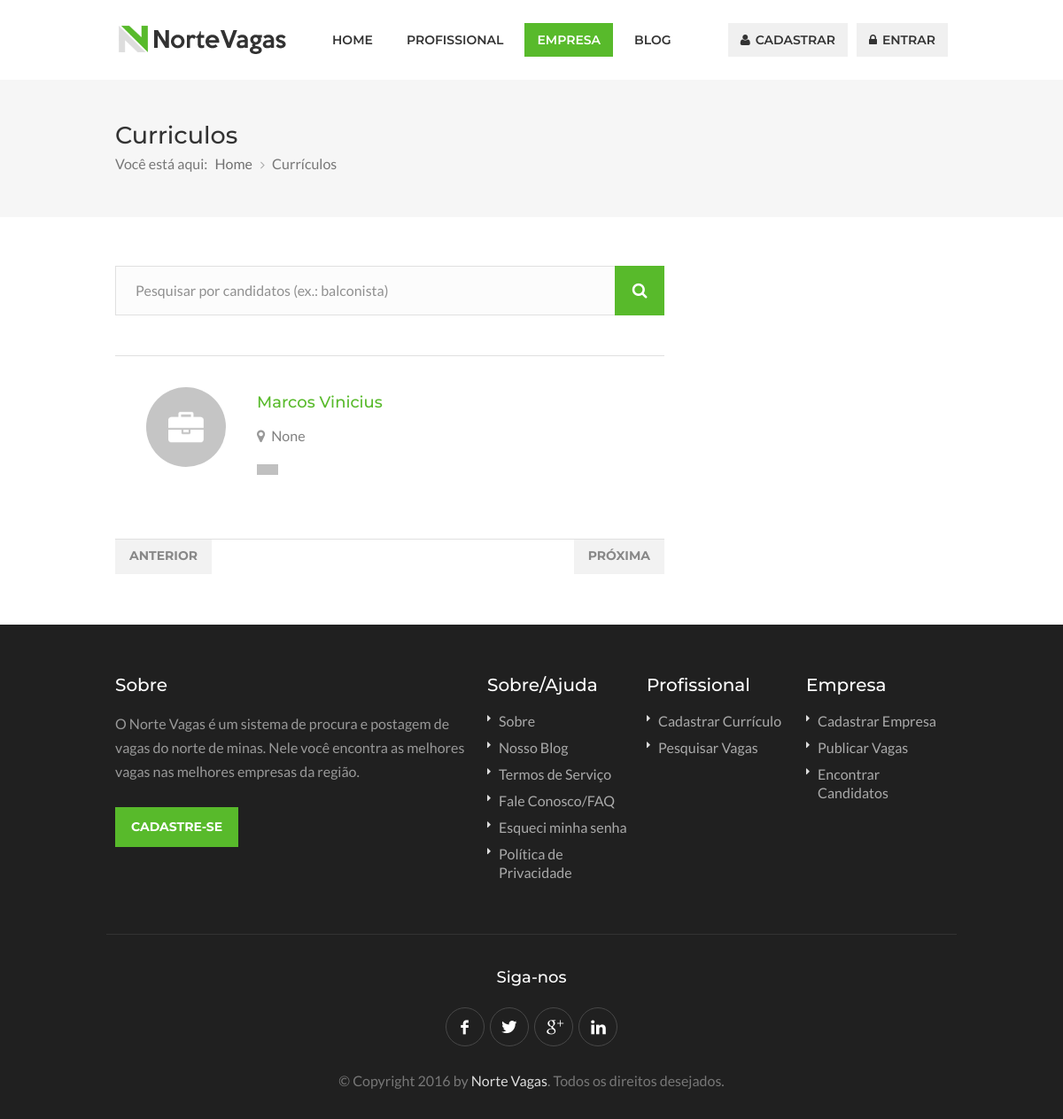
Before: /curriculos/ with the older database file.
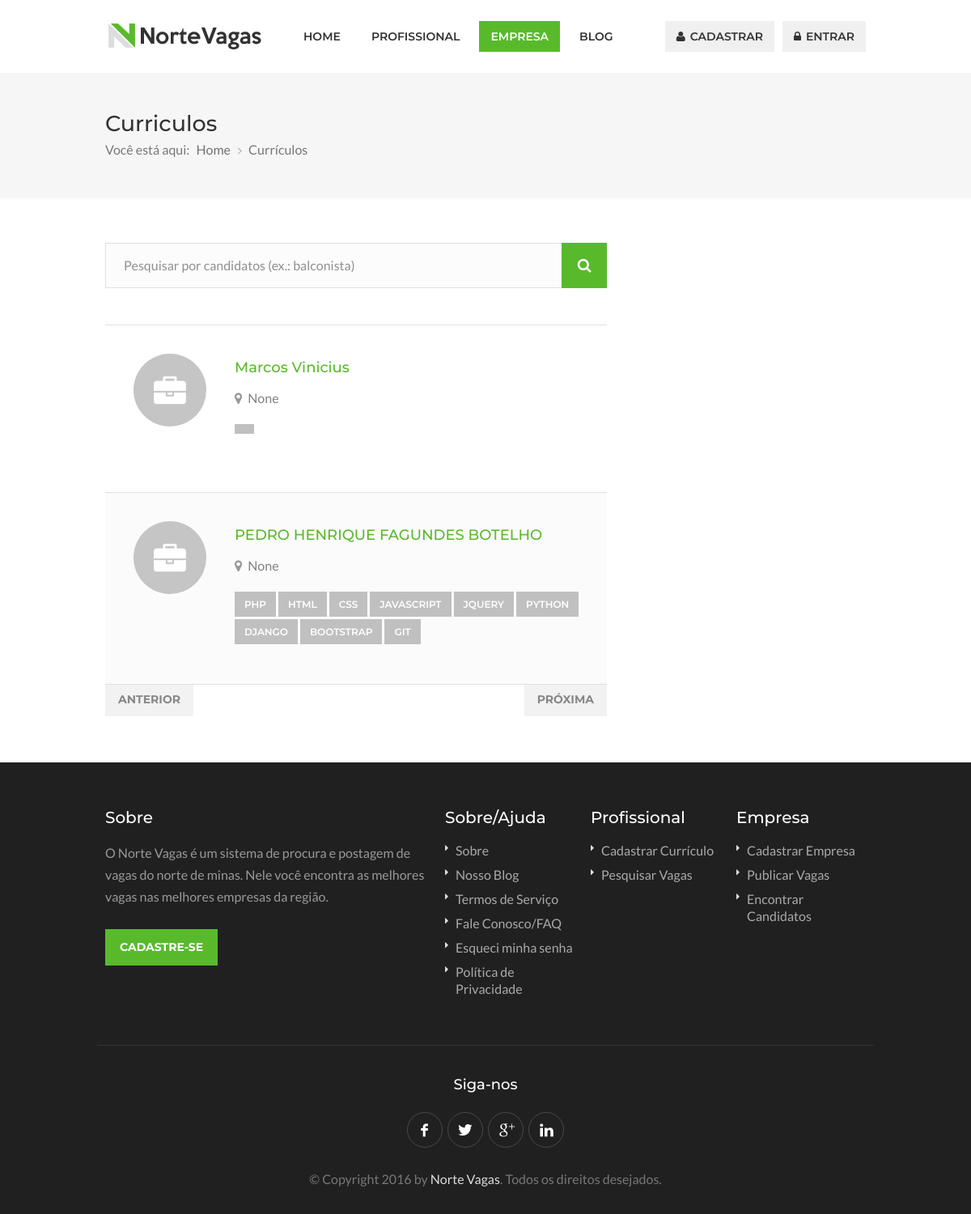
After: the same page with the newer database file.
### resumes/models.py (models this page shows, shortened)
class Resume(models.Model):
	account = models.ForeignKey(Account)
	last_position = models.CharField('Última profissão', max_length=50, null=True, blank=True)
	skills = models.CharField('Competências', max_length=150, null=True, blank=True)
	about = models.TextField('Sobre', max_length=500, null=False, blank=False)
	slug = models.SlugField(blank=True, max_length=100, unique=True)
	class Meta:
		verbose_name='Currículo'
		verbose_name_plural='Currículos'
	def split_skills(self):
		return self.skills.split(",")

### authentication/models.py (models this page shows, shortened)
class Account(AbstractBaseUser, PermissionsMixin):
	email = models.EmailField(unique=True)
	user_type = models.CharField(
		choices=USER_TYPE_CHOICES,
		max_length=40,
		blank=False,
		null=False,
		default=EMPLOYEE)
	name = models.CharField(max_length=40, blank=False, null=False)
	street = models.CharField(max_length=50, blank=True, null=True)
	number = models.SmallIntegerField(blank=True, null=True)
	complement = models.CharField(max_length=20, blank=True, null=True)
	neighborhood = models.CharField(max_length=20, blank=True, null=True)
	zip_code = models.CharField(max_length=9, blank=True, null=True)
	city = models.CharField(max_length=30, blank=True, null=True)
	state = models.CharField(max_length=20, blank=True, null=True)
	phone = models.CharField(max_length=20, blank=True, null=True)
	profile_picture = models.ImageField(
		null=True,
		blank=True,
		upload_to='uploads/profile_pictures',
		default='uploads/profile_pictures/default.png')
	site = models.CharField(max_length=50, blank=True, null=True)
	is_staff = models.BooleanField(default=False)
	created_at = models.DateField(auto_now_add=True)
	updated_at = models.DateField(auto_now=True)
	objects = AccountManager()
	USERNAME_FIELD = 'email'
	REQUIRED_FIELDS = ['name', 'user_type']
	class Meta:
		verbose_name = u'Usuário'
		verbose_name_plural = u'Usuários'

### resumes/views.py (the view)
class ResumeSearchView(PaginationMixin, ListView):
	model = Resume
	context_object_name = 'resumes'
	template_name = 'resumes/resumes-search.html'
	paginate_by = 10
	object = Resume
	def get_context_data(self, **kwargs):
		context = super(ResumeSearchView, self).get_context_data(**kwargs)
		try:
			context['resumes'] = Resume.objects.filter(skills__icontains=self.request.GET['keywords'])
			context['search_term'] = self.request.GET['keywords']
		except:
			pass
		return context

### resumes/templates/resumes/resumes-search.html (shortened to what this page needs)
{% extends "homesite/base.html" %}
{% load staticfiles %}
{% block content %}
<div id="titlebar" class="single">
	<div class="container">
		{% if search_term %}
			<div class="sixteen columns">
				<span>Encontramos {{ resumes|length }} candidatos com:</span>
				<h2>{{ search_term }}</h2>
			</div>
		{% else %}
			<div class="sixteen columns">
				<h2>Curriculos</h2>
				<nav id="breadcrumbs">
					<ul>
						<li>Você está aqui:</li>
						<li><a href="{% url 'home' %}">Home</a></li>
						<li>Currículos</li>
					</ul>
				</nav>
			</div>
		{% endif %}
	</div>
</div>
<div class="container">
	<div class="eleven columns">
		<div class="padding-right">
			<form action="{% url 'search_resume' %}" method="get" class="list-search">
				<button type="submit"><i class="fa fa-search"></i></button>
				<input name="keywords" id="keywords" type="text" placeholder="Pesquisar por candidatos (ex.: balconista)" {% if search_term %} value="{{ search_term }}" {% endif %}/>
			</form>
			{% if resumes %}
				<ul class="resumes-list">
					{% for resume in resumes %}
						<li><a href="{% url 'resume_detail' resume.slug %}">
							<img src="{{ resume.account.profile_picture.url }}" alt="">
							<div class="resumes-list-content">
								<h4>{{ resume.account.name }} </h4>
								<span><i class="fa fa-map-marker"></i> {{ resume.account.city }}</span>
								<div class="skills">
									{% for skill in resume.split_skills %}
										<span>{{ skill }}</span>
									{% endfor %}
								</div>
								<div class="clearfix"></div>
							</div>
							</a>
						</li>
					{% endfor %}
				</ul>
				{% include "jobs/_pagination.html" %}
			{% else %}
				<p>Não Há currículos cadastrados</p>
			{% endif %}
		</div>
	</div>
</div>
{% endblock content %}

### homesite/templates/homesite/base.html (shortened to what this page needs)
</body>
</html>
{% load staticfiles %}
<!DOCTYPE html>
<html lang="en">
<head>
<link rel="stylesheet" href="{% static 'css/style.css' %}">
<link rel="stylesheet" href="{% static 'css/colors/green.css' %}" id="colors">
<link rel="stylesheet" href="{% static 'css/nortevagas.css' %}">
<link rel="stylesheet" href="{% static 'vendors/gritter/gritter.css' %}">
</head>
<body>
<div id="wrapper">
<header>
<div class="container">
	<div class="sixteen columns">
		<div id="logo">
			<h1><a href="{% url 'home' %}"><img src="{% static 'images/logo.png' %}" alt="Norte Vagas" /></a></h1>
		</div>
		<nav id="navigation" class="menu">
			<ul id="responsive">
				<li><a href="{% url 'home' %}" id="home">Home</a></li>
				<li><a href="#" id="candidates">Profissional</a>
				</li>
				<li><a href="#" id="employers">Empresa</a>
				</li>
				<li><a href="blog.html">Blog</a></li>
			</ul>
			<ul class="float-right">
				{% if user.is_authenticated %}
					<span class="user-greetings">Olá {{ user.get_short_name }}</span>
					<li class="btn-logout"><a href="{% url 'logout' %}"><i class="fa fa-lock"></i> Sair</a></li>
				{% else %}
					<li><a href="{% url 'register' %}"><i class="fa fa-user"></i> Cadastrar</a></li>
					<li><a href="{% url 'login' %}"><i class="fa fa-lock"></i> Entrar</a></li>
				{% endif %}
			</ul>
		</nav>
	</div>
</div>
</header>
{% block content %}
{% endblock content %}
<div id="footer">
	<div class="container">
		<div class="seven columns">
			<h4>Sobre</h4>
			<p>O <b>Norte Vagas</b> é um sistema de procura e postagem de vagas do norte de minas. Nele você encontra as melhores vagas nas melhores empresas da região.</p>
			<a href="{% url 'register' %}" class="button">Cadastre-se</a>
		</div>
		<div class="three columns">
			<h4>Sobre/Ajuda</h4>
			<ul class="footer-links">
				<li><a href="#">Sobre</a></li>
				<li><a href="#">Nosso Blog</a></li>
				<li><a href="#">Termos de Serviço</a></li>
				<li><a href="#">Fale Conosco/FAQ</a></li>
				<li><a href="#">Esqueci minha senha</a></li>
				<li><a href="#">Política de Privacidade</a></li>
			</ul>
		</div>
		<div class="three columns">
			<h4>Profissional</h4>
			<ul class="footer-links">
				<li><a href="#">Cadastrar Currículo</a></li>
				<li><a href="#">Pesquisar Vagas</a></li>
			</ul>
		</div>
		<div class="three columns">
			<h4>Empresa</h4>
			<ul class="footer-links">
				<li><a href="#">Cadastrar Empresa</a></li>
				<li><a href="#">Publicar Vagas</a></li>
				<li><a href="#">Encontrar Candidatos</a></li>
			</ul>
		</div>
	</div>
	<div class="container">
		<div class="footer-bottom">
			<div class="sixteen columns">
				<h4>Siga-nos</h4>
				<ul class="social-icons">
					<li><a class="facebook" href="#"></a></li>
					<li><a class="twitter" href="#"></a></li>
					<li><a class="gplus" href="#"></a></li>
					<li><a class="linkedin" href="#"></a></li>
				</ul>
				<div class="copyrights">©  Copyright 2016 by <a href="#">Norte Vagas</a>. Todos os direitos desejados.</div>
			</div>
		</div>
	</div>
</div>
</div>
</body>
</html>

### jobs/templates/jobs/_pagination.html (shortened to what this page needs)
{% load i18n %}
<div class="pagination-container">
    <nav class="pagination-next-prev">
        <ul>
            {% if page_obj.has_previous %}
                <li><a href="?{{ page_obj.previous_page_number.querystring }}" class="prev">{% trans "anterior" %}</a></li>
            {% else %}
                <li><a class="disabled prev">{% trans "anterior" %}</a></li>
            {% endif %}
            {% if page_obj.has_next %}
                <li><a href="?{{ page_obj.next_page_number.querystring }}" class="next">{% trans "próxima" %}</a></li>
            {% else %}
                <li><a class="disabled next">{% trans "próxima" %}</a></li>
            {% endif %}
        </ul>
    </nav>
</div>

### static/css/colors/green.css (style rules this page uses)
#current, a.button.gray.app-link.opened, ul.float-right li a:hover, .menu ul li.sfHover a.sf-with-ul, .menu ul li a:hover, a.menu-trigger:hover, #jPanelMenu-menu li a:hover, .search-container button, .upload-btn, button, input[type="button"], input[type="submit"], a.button, .upload-btn:hover, #titlebar.photo-bg a.button.white:hover, a.button.dark:hover, #backtotop a:hover, .mfp-close:hover, .tabs-nav li.active a, .ui-accordion .ui-accordion-header-active:hover, .ui-accordion .ui-accordion-header-active, .highlight.color, .plan.color-2 .plan-price, .plan.color-2 a.button, .tp-leftarrow:hover, .tp-rightarrow:hover, .pagination ul li a.current-page, .pagination .current, .pagination ul li a:hover, .pagination-next-prev ul li a:hover, .infobox, .hover-icon, .comment-by a.reply:hover, .chosen-container .chosen-results li.highlighted, .chosen-container-multi .chosen-choices li.search-choice, .list-search button, .checkboxes input[type=checkbox]:checked + label:before { background-color: #58ba2b; }
a, table td.title a:hover, table.manage-table td.action a:hover, #breadcrumbs ul li a:hover, #titlebar span.icons a:hover, .counter-box i, .counter, #popular-categories li a i, .list-1 li:before, .dropcap, .resume-titlebar span a:hover i, .resumes-list-content h4, .job-overview ul li i, .company-info span a:hover, .infobox a:hover, .meta-tags span a:hover, .widget-text h5 a:hover, .app-content .info span , .app-content .info ul li a:hover { color: #58ba2b; }
.resumes-list li a:before, .job-list li a:before, table.manage-table tr:before { -webkit-box-shadow: 0px 1px 0px 0px #85d361; -moz-box-shadow: 0px 1px 0px 0px #85d361; box-shadow: 0px 1px 0px 0px #85d361; }

### static/css/nortevagas.css (style rules this page uses)
.active { background-color: #58ba2b; }
.active, .active.sf-with-ul:after { color: #fff !important; }

### static/css/responsive.css (style rules this page uses)
.container .column, .container .columns { float: left; display: inline; margin-left: 10px; margin-right: 10px; }
.container .three.columns { width: 205px; }
.container .seven.columns { width: 505px; }
.container .eleven.columns { width: 805px; }
.container .sixteen.columns { width: 1180px; }
@media only screen and (min-width: 960px) and (max-width: 1289px) { .container { position: relative; width: 960px; margin: 0 auto; padding: 0; } }
@media only screen and (min-width: 960px) and (max-width: 1289px) { .container .column, .container .columns { float: left; display: inline; margin-left: 10px; margin-right: 10px; } }
@media only screen and (min-width: 960px) and (max-width: 1289px) { .container .three.columns { width: 160px; } }
@media only screen and (min-width: 960px) and (max-width: 1289px) { .container .seven.columns { width: 400px; } }
@media only screen and (min-width: 960px) and (max-width: 1289px) { .container .eleven.columns { width: 640px; } }
@media only screen and (min-width: 960px) and (max-width: 1289px) { .container .sixteen.columns { width: 940px; } }
.container:after { content: "\0020"; display: block; height: 0; clear: both; visibility: hidden; }
.clearfix:before, .clearfix:after, .row:before, .row:after { content: '\0020'; display: block; overflow: hidden; visibility: hidden; width: 0; height: 0; }
.row:after, .clearfix:after { clear: both; }
.row, .clearfix { zoom: 1; }

Changed rows visible on the page:
added Resume: account.profile_picture (placeholder picture), account.name "PEDRO HENRIQUE FAGUNDES BOTELHO", account.city "None", split_skills "PHP" "HTML" "CSS" "JAVASCRIPT" "JQUERY" "PYTHON" "DJANGO" "BOOTSTRAP" "GIT"
